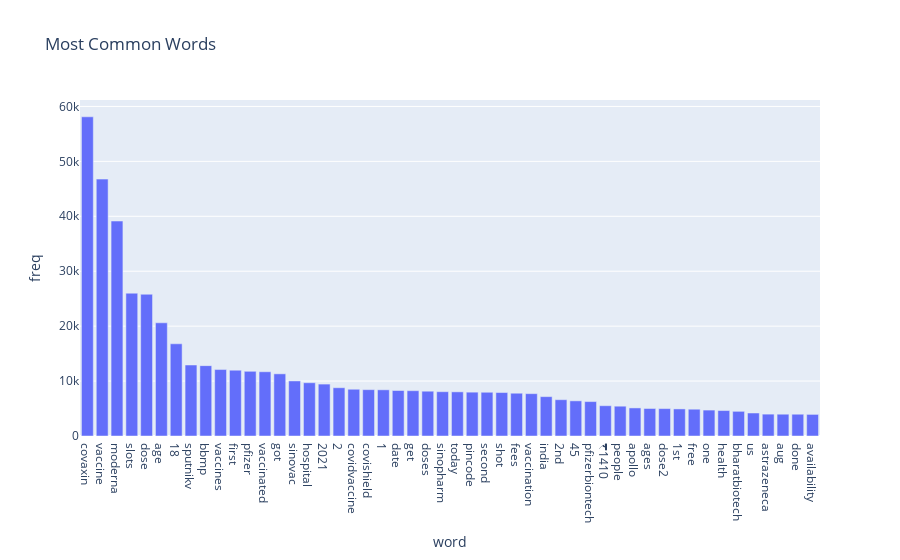

Source (notebook cell):
### Code cell
# Count words to know most common word in text
word_counts = Counter(word_list).most_common()
words_df = pd.DataFrame(word_counts)
words_df.columns = ['word', 'freq']


# plot top 50 most common words
px.bar(words_df.head(50), x='word', y='freq', title='Most Common Words')

### Figure 1 — Plotly figure (JSON) as saved in the notebook; plotly's stock layout.template omitted (floating-point values rounded to 4 significant figures)
{"data": [{"alignmentgroup": "True", "hovertemplate": "word=%{x}<br>freq=%{y}<extra></extra>", "legendgroup": "", "marker": {"color": "#636efa", "pattern": {"shape": ""}}, "name": "", "offsetgroup": "", "orientation": "v", "showlegend": false, "textposition": "auto", "type": "bar", "x": ["covaxin", "vaccine", "moderna", "slots", "dose", "age", "18", "sputnikv", "bbmp", "vaccines", "first", "pfizer", "vaccinated", "got", "sinovac", "hospital", "2021", "2", "covidvaccine", "covishield", "1", "date", "get", "doses", "sinopharm", "today", "pincode", "second", "shot", "fees", "vaccination", "india", "2nd", "45", "pfizerbiontech", "₹1410", "people", "apollo", "ages", "dose2", "1st", "free", "one", "health", "bharatbiotech", "us", "astrazeneca", "aug", "done", "availability"], "xaxis": "x", "y": [58114, 46770, 39133, 25998, 25808, 20608, 16787, 12927, 12810, 12097, 11985, 11766, 11698, 11319, 10027, 9697, 9450, 8788, 8512, 8434, 8409, 8282, 8249, 8154, 8065, 8038, 7982, 7963, 7912, 7789, 7708, 7166, 6609, 6400, 6266, 5515, 5428, 5110, 5008, 4989, 4931, 4877, 4719, 4631, 4492, 4187, 3980, 3967, 3965, 3932], "yaxis": "y"}], "layout": {"barmode": "relative", "legend": {"tracegroupgap": 0}, "title": {"text": "Most Common Words"}, "xaxis": {"anchor": "y", "domain": [0, 1], "title": {"text": "word"}}, "yaxis": {"anchor": "x", "domain": [0, 1], "title": {"text": "freq"}}}}
